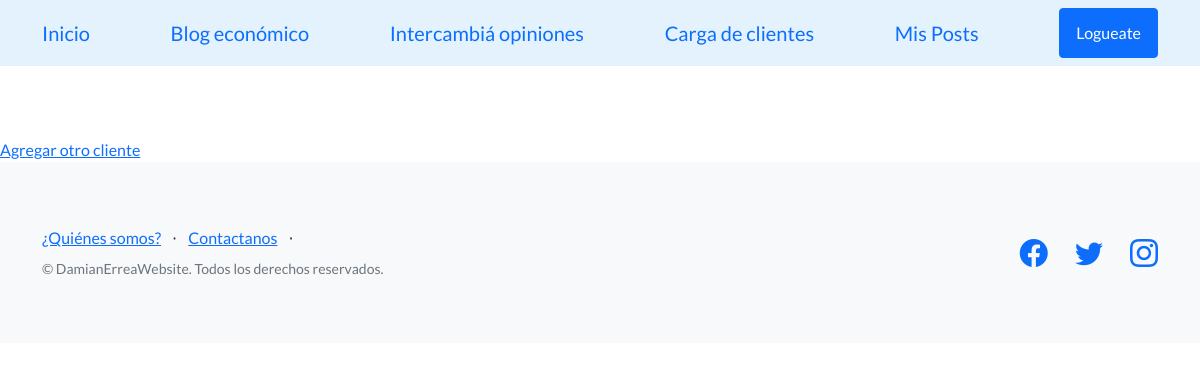
The app's page /leerClientes, older data.
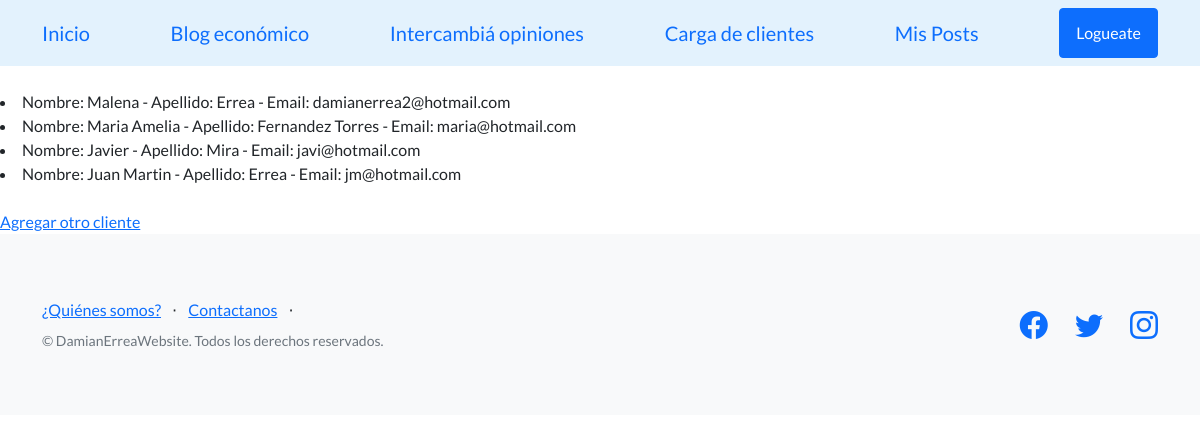
The same page, newer data.
### AppCoder/models.py (models this page shows)
class Cliente(models.Model):
    nombre= models.CharField(max_length = 30)
    apellido= models.CharField(max_length=30)
    email= models.EmailField()
    def __str__(self):
        return f"Nombre: {self.nombre} - Apellido: {self.apellido} - Email: {self.email}"

### AppCoder/views.py (the view)
# urls.py: path('leerClientes', leerClientes, name="leerClientes"),
def leerClientes(request):
    clientes = Cliente.objects.all()
    contexto = {"clientes": clientes}
    return render(request, "AppCoder/leerClientes.html", contexto)

### AppCoder/templates/AppCoder/leerClientes.html (shortened to what this page needs)
{% extends "AppCoder/base.html" %}
{% load static %}
{% block contenido_que_cambia %}
<br>
<html lang="en">
<head>
</head>
<body>
    {% for p in clientes %}
        <li>{{p}}
    {% endfor %}
</body>
<html/>
<br>
<br>
<a href="{% url 'clientes' %}">
    Agregar otro cliente
</a>
{% endblock contenido_que_cambia %}

Row changes from the older to the newer data that the page shows:
added Cliente: nombre+apellido+email "Nombre: Malena - Apellido: Errea - Email: damianerrea2@hotmail.com"
added Cliente: nombre+apellido+email "Nombre: Maria Amelia - Apellido: Fernandez Torres - Email: maria@hotmail.com"
added Cliente: nombre+apellido+email "Nombre: Javier - Apellido: Mira - Email: javi@hotmail.com"
added Cliente: nombre+apellido+email "Nombre: Juan Martin - Apellido: Errea - Email: jm@hotmail.com"
